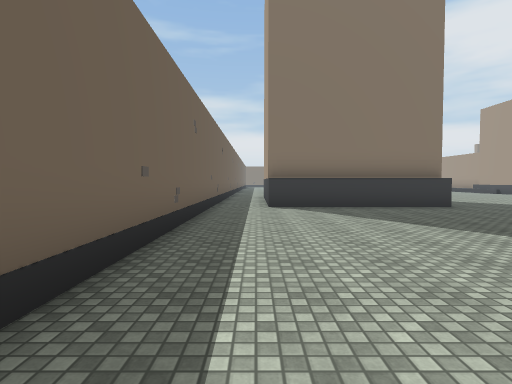
[1] (above)

24 first-person views from a walk through a 3-D level made in the Unity game engine. The camera is 1.4 m above the floor, tilts 2° down and sees 80° across. The floor is counted in squares, 2 m on a side. Each view is taken from the middle of a square. On the plan, view 1 faces up. The plan holds only what a view shows up to about 10 squares ahead; the rest is blank. The place goes on beyond the plan. The player is left out. Some surface patterns are stand-ins.

[2]
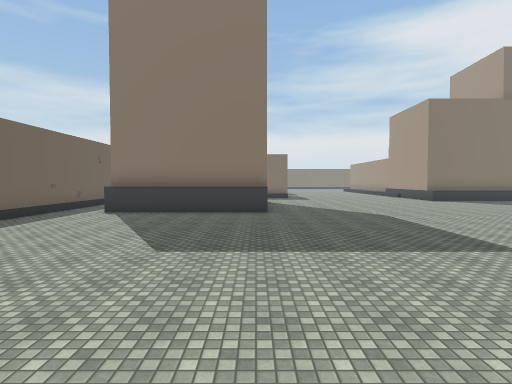

[3]
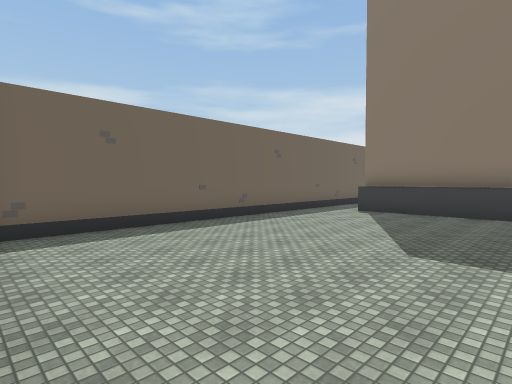

[4]
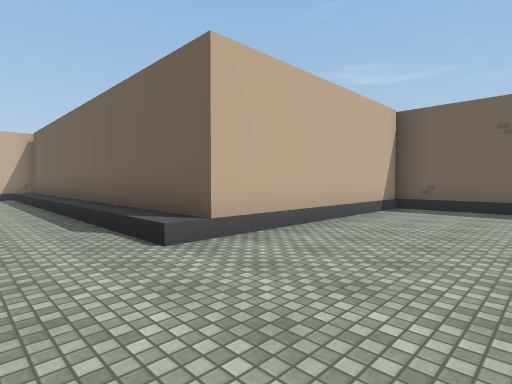

[5]
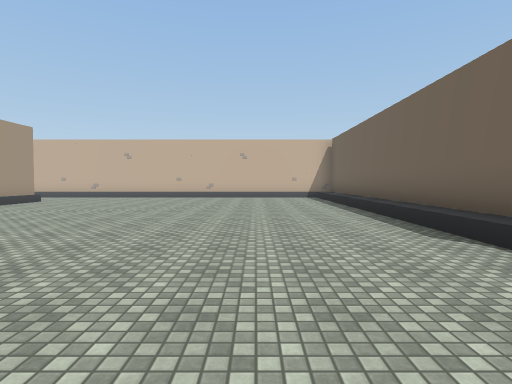

[6]
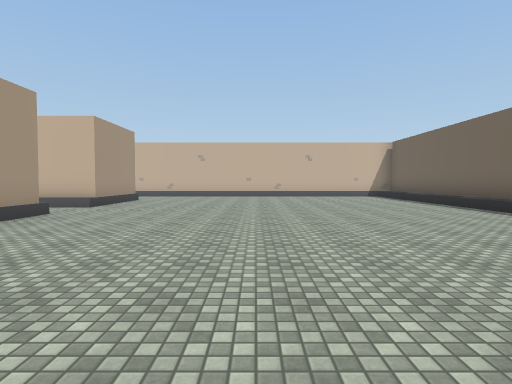

[7]
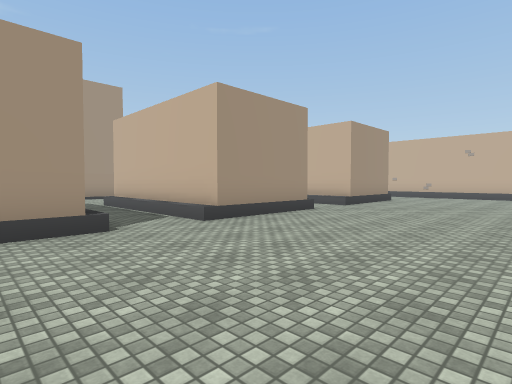

[8]
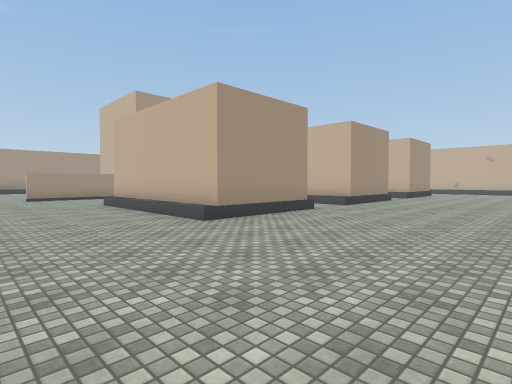

[9]
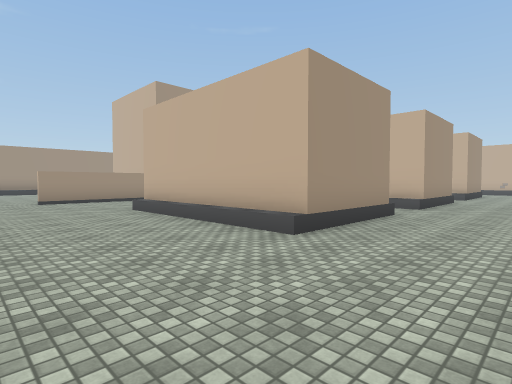

[10]
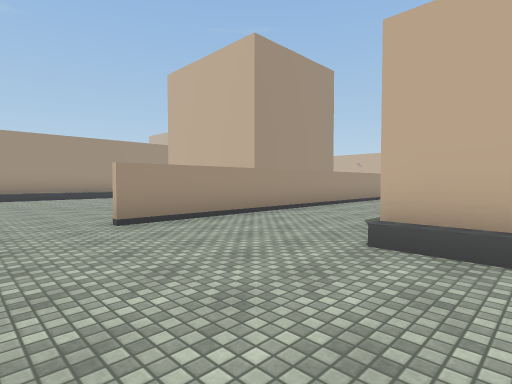

[11]
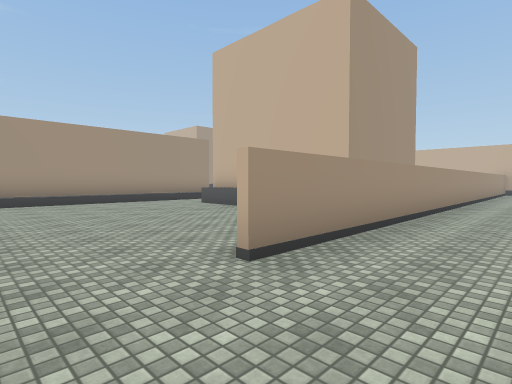

[12]
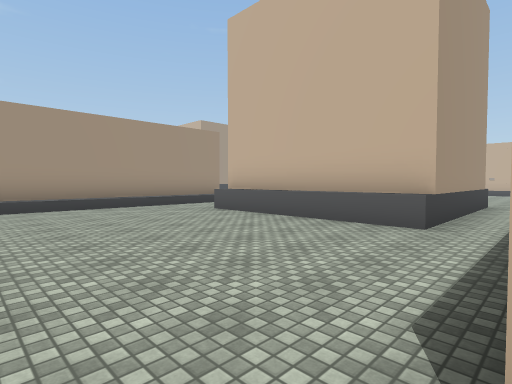

[13]
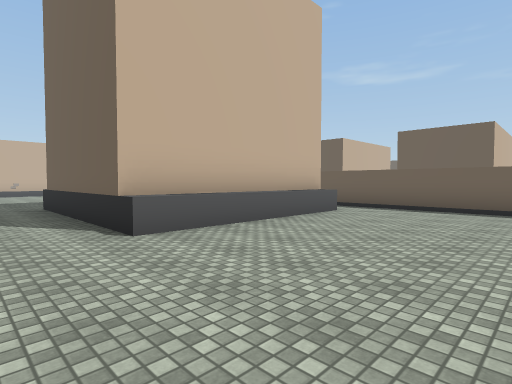

[14]
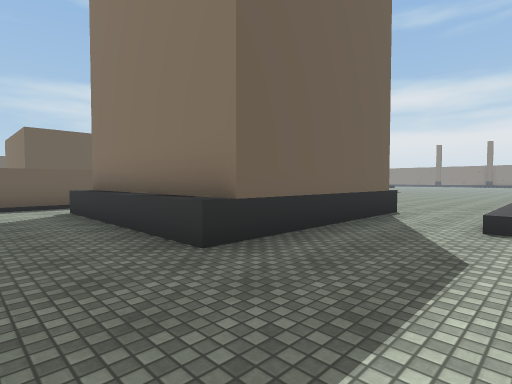

[15]
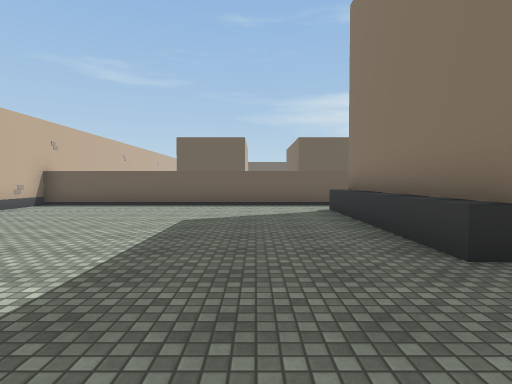

[16]
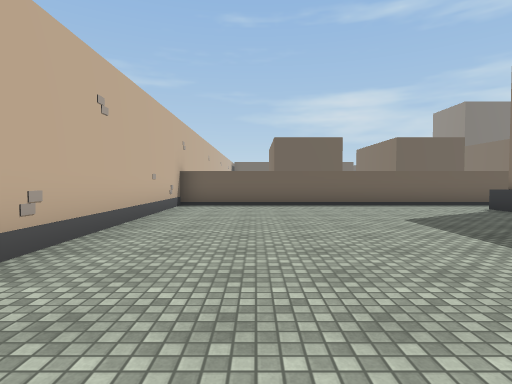

[17]
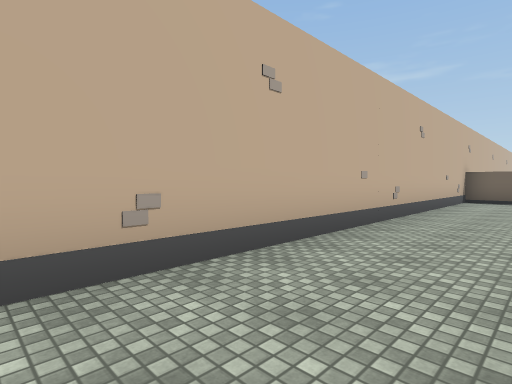

[18]
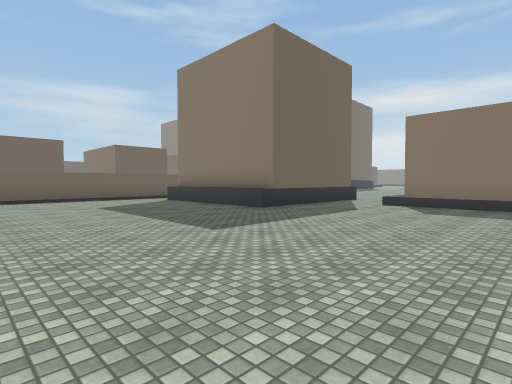

[19]
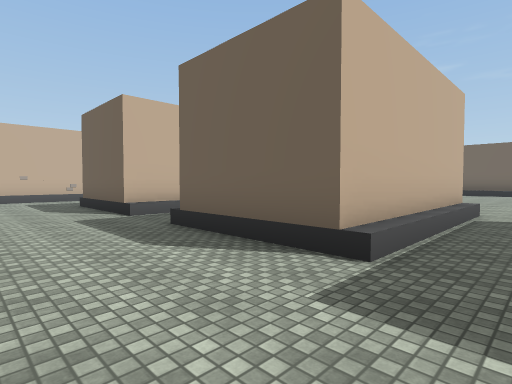

[20]
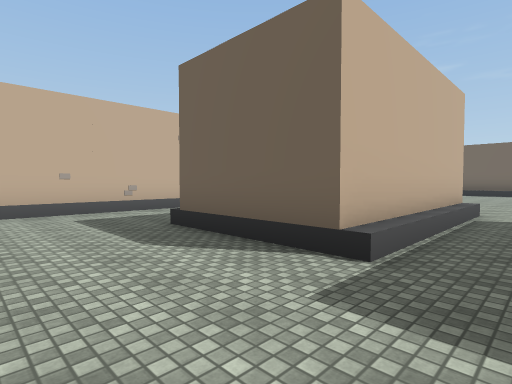

[21]
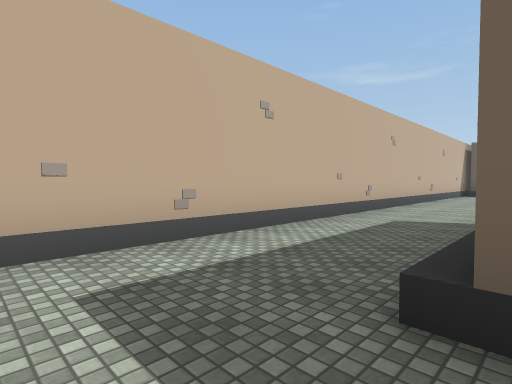

[22]
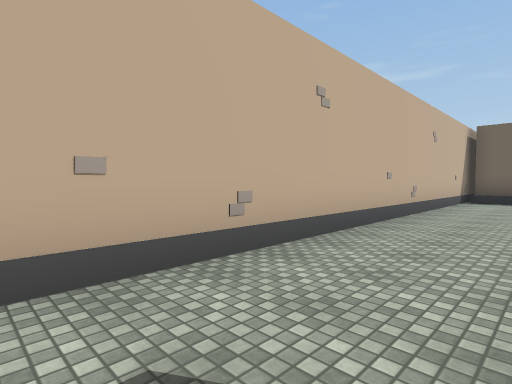

[23]
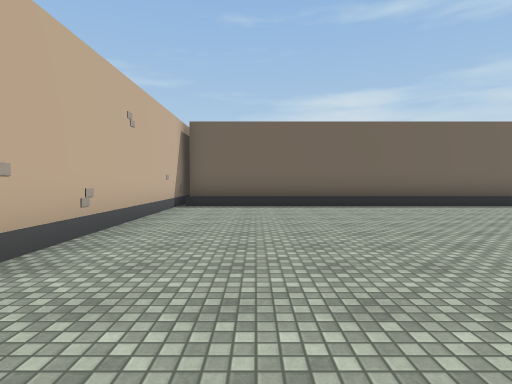

[24]
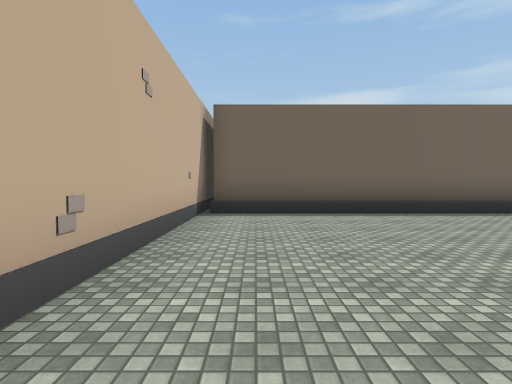

### Floor plan
Points are (right, up) in squares from view 1. A wall is a line through its corners. A room is listed if a view was taken in it or the views show most of it. See-through windows are left out.
Room 1 (views 1, 2, 3, 4, 5, 6, 7, 8, 9, 10, 11, 12, 13, 19, 20, 21, 22, 23, 24)
walls: (15.4, 0.6) (15.4, 3.5) (20.5, 3.5); (15.4, -4.4) (15.4, -1.4) (20.4, -1.4) (20.4, -4.4); (24.1, 4.4) (24.1, 1.5); (25.2, 0.7) (30.4, 0.7); (15.4, -9) (15.4, -6.4) (20.4, -6.4) (20.4, -9.4); (23.9, -5.2) (23.9, 5.2); (5.4, 8.3) (0.2, 8.3); (5.4, 8.8) (0.4, 8.8); (32.9, 2.6) (32.9, 6.1); (-1.2, 10) (-1.2, -1) (4.8, -1) (4.8, -12); (3.2, -12.2) (22.4, -12.2)
low walls: (25.4, 1.2) (30.4, 1.2)
ways out: opening at (25, 1) to room 2; opening at (31.5, 1.5) to room 2
objects: other object (-1, 0); other object (-1, 5); other object (10, -12); other object (15, -12); other object (20, -12)
Room 2 (views 14, 15, 16, 17, 18)
walls: (30.5, -3.7) (25.4, -3.7) (25.4, 1.2); (35.2, -1) (32.5, -1); (32.9, 0.6) (32.9, 2.6); (30.4, 1.2) (30.4, -4.2); (24.1, -2.5) (24.1, -12.2) (35.9, -12.2); (24.1, 1.5) (24.1, -0.2)
low walls: (30.4, -4.2) (25.4, -4.2)
ways out: opening at (25, 1) to room 1; opening at (31.5, 1.5) to room 1
objects: other object (25, -12); other object (30, -12); other object (35, -12)

Positions as (right, up) in squares from view 1, and headings:
1: (0, 0), facing up
2: (5, -1), facing up
3: (5, -1), facing up-left
4: (7, 2), facing down-left
5: (8, 1), facing down
6: (11, 2), facing down
7: (11, 2), facing down-right
8: (11, 7), facing down-right
9: (13, 7), facing down-right
10: (19, 7), facing down-right
11: (22, 7), facing down-right
12: (24, 6), facing down-right
13: (32, 5), facing down-left
14: (33, -6), facing up-left
15: (33, -6), facing left
16: (33, -10), facing left
17: (36, -10), facing down-left
18: (36, -10), facing up-left
19: (23, 0), facing down-left
20: (23, -5), facing down-left
21: (22, -9), facing down-left
22: (17, -10), facing down-left
23: (14, -10), facing left
24: (12, -11), facing left
